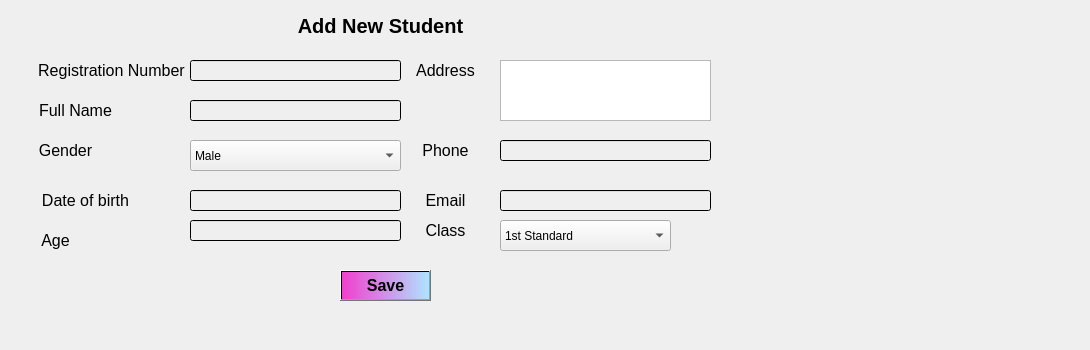
    <widget class="QWidget" name="tab_3">
     <attribute name="icon">
      <iconset>
       <normaloff>Pics/student.png</normaloff>Pics/student.png</iconset>
     </attribute>
     <attribute name="title">
      <string>Add Students</string>
     </attribute>
     <widget class="QLabel" name="label_13">
      <property name="geometry">
       <rect>
        <x>270</x>
        <y>0</y>
        <width>221</width>
        <height>51</height>
       </rect>
      </property>
      <property name="font">
       <font>
        <pointsize>15</pointsize>
        <weight>75</weight>
        <bold>true</bold>
       </font>
      </property>
      <property name="styleSheet">
       <string notr="true">background-color: qlineargradient(spread:reflect, x1:0, y1:0, x2:1, y2:0, stop:0 rgba(164, 182, 232, 0), stop:0.55 rgba(250, 104, 255, 0), stop:0.98 rgba(124, 205, 236, 0), stop:1 rgba(0, 0, 0, 0));</string>
      </property>
      <property name="text">
       <string>Add New Student</string>
      </property>
      <property name="alignment">
       <set>Qt::AlignCenter</set>
      </property>
     </widget>
     <widget class="QLabel" name="label_14">
      <property name="geometry">
       <rect>
        <x>-140</x>
        <y>0</y>
        <width>231</width>
        <height>51</height>
       </rect>
      </property>
      <property name="styleSheet">
       <string notr="true">background-color: qlineargradient(spread:reflect, x1:0, y1:0, x2:1, y2:0, stop:0 rgba(164, 182, 232, 0), stop:0.55 rgba(250, 104, 255, 0), stop:0.98 rgba(124, 205, 236, 0), stop:1 rgba(0, 0, 0, 0));</string>
      </property>
      <property name="text">
       <string/>
      </property>
      <property name="pixmap">
       <pixmap>Pics/liquid-gradient-shape-fluid-abstract-color-background-holographic-organic-3d-design-neon-futuristic-element-blend-bubble-png.png</pixmap>
      </property>
      <property name="scaledContents">
       <bool>true</bool>
      </property>
      <property name="alignment">
       <set>Qt::AlignLeading|Qt::AlignLeft|Qt::AlignVCenter</set>
      </property>
     </widget>
     <widget class="QLabel" name="label_15">
      <property name="geometry">
       <rect>
        <x>640</x>
        <y>290</y>
        <width>441</width>
        <height>51</height>
       </rect>
      </property>
      <property name="styleSheet">
       <string notr="true">background-color: qlineargradient(spread:reflect, x1:0, y1:0, x2:1, y2:0, stop:0 rgba(164, 182, 232, 0), stop:0.55 rgba(250, 104, 255, 0), stop:0.98 rgba(124, 205, 236, 0), stop:1 rgba(0, 0, 0, 0));</string>
      </property>
      <property name="text">
       <string/>
      </property>
      <property name="pixmap">
       <pixmap>Pics/liquid-gradient-shape-fluid-abstract-color-background-holographic-organic-3d-design-neon-futuristic-element-blend-bubble-png.png</pixmap>
      </property>
      <property name="scaledContents">
       <bool>true</bool>
      </property>
     </widget>
     <widget class="QLabel" name="label_29">
      <property name="geometry">
       <rect>
        <x>36</x>
        <y>60</y>
        <width>151</width>
        <height>20</height>
       </rect>
      </property>
      <property name="font">
       <font>
        <family>MS Shell Dlg 2</family>
        <pointsize>12</pointsize>
        <weight>9</weight>
        <italic>false</italic>
        <bold>false</bold>
       </font>
      </property>
      <property name="styleSheet">
       <string notr="true">font: 75 12pt &quot;MS Shell Dlg 2&quot;;</string>
      </property>
      <property name="text">
       <string>Registration Number</string>
      </property>
      <property name="alignment">
       <set>Qt::AlignCenter</set>
      </property>
     </widget>
     <widget class="QLineEdit" name="reglineEdit_1">
      <property name="geometry">
       <rect>
        <x>190</x>
        <y>60</y>
        <width>211</width>
        <height>21</height>
       </rect>
      </property>
      <property name="styleSheet">
       <string notr="true">background-color: qlineargradient(spread:reflect, x1:0, y1:0, x2:1, y2:0, stop:0 rgba(208, 177, 232, 0), stop:0.55 rgba(250, 104, 255, 0), stop:0.98 rgba(124, 205, 236, 0), stop:1 rgba(0, 0, 0, 0));
font: 12pt &quot;MS Shell Dlg 2&quot;;</string>
      </property>
     </widget>
     <widget class="QLabel" name="label_30">
      <property name="geometry">
       <rect>
        <x>0</x>
        <y>100</y>
        <width>151</width>
        <height>20</height>
       </rect>
      </property>
      <property name="font">
       <font>
        <family>MS Shell Dlg 2</family>
        <pointsize>12</pointsize>
        <weight>9</weight>
        <italic>false</italic>
        <bold>false</bold>
       </font>
      </property>
      <property name="styleSheet">
       <string notr="true">font: 75 12pt &quot;MS Shell Dlg 2&quot;;</string>
      </property>
      <property name="text">
       <string>Full Name</string>
      </property>
      <property name="alignment">
       <set>Qt::AlignCenter</set>
      </property>
     </widget>
     <widget class="QLineEdit" name="fullnamelineEdit_1">
      <property name="geometry">
       <rect>
        <x>190</x>
        <y>100</y>
        <width>211</width>
        <height>21</height>
       </rect>
      </property>
      <property name="styleSheet">
       <string notr="true">background-color: qlineargradient(spread:reflect, x1:0, y1:0, x2:1, y2:0, stop:0 rgba(208, 177, 232, 0), stop:0.55 rgba(250, 104, 255, 0), stop:0.98 rgba(124, 205, 236, 0), stop:1 rgba(0, 0, 0, 0));
font: 12pt &quot;MS Shell Dlg 2&quot;;</string>
      </property>
     </widget>
     <widget class="QLabel" name="label_31">
      <property name="geometry">
       <rect>
        <x>-10</x>
        <y>140</y>
        <width>151</width>
        <height>20</height>
       </rect>
      </property>
      <property name="font">
       <font>
        <family>MS Shell Dlg 2</family>
        <pointsize>12</pointsize>
        <weight>9</weight>
        <italic>false</italic>
        <bold>false</bold>
       </font>
      </property>
      <property name="styleSheet">
       <string notr="true">font: 75 12pt &quot;MS Shell Dlg 2&quot;;</string>
      </property>
      <property name="text">
       <string>Gender</string>
      </property>
      <property name="alignment">
       <set>Qt::AlignCenter</set>
      </property>
     </widget>
     <widget class="QComboBox" name="gendercomboBox_1">
      <property name="geometry">
       <rect>
        <x>190</x>
        <y>140</y>
        <width>211</width>
        <height>31</height>
       </rect>
      </property>
      <property name="styleSheet">
       <string notr="true">font: 75 12pt &quot;MS Shell Dlg 2&quot;;</string>
      </property>
      <item>
       <property name="text">
        <string>Male</string>
       </property>
      </item>
      <item>
       <property name="text">
        <string>Female</string>
       </property>
      </item>
     </widget>
     <widget class="QLabel" name="label_32">
      <property name="geometry">
       <rect>
        <x>10</x>
        <y>190</y>
        <width>151</width>
        <height>20</height>
       </rect>
      </property>
      <property name="font">
       <font>
        <family>MS Shell Dlg 2</family>
        <pointsize>12</pointsize>
        <weight>9</weight>
        <italic>false</italic>
        <bold>false</bold>
       </font>
      </property>
      <property name="styleSheet">
       <string notr="true">font: 75 12pt &quot;MS Shell Dlg 2&quot;;</string>
      </property>
      <property name="text">
       <string>Date of birth</string>
      </property>
      <property name="alignment">
       <set>Qt::AlignCenter</set>
      </property>
     </widget>
     <widget class="QLineEdit" name="doblineEdit_1">
      <property name="geometry">
       <rect>
        <x>190</x>
        <y>190</y>
        <width>211</width>
        <height>21</height>
       </rect>
      </property>
      <property name="styleSheet">
       <string notr="true">background-color: qlineargradient(spread:reflect, x1:0, y1:0, x2:1, y2:0, stop:0 rgba(208, 177, 232, 0), stop:0.55 rgba(250, 104, 255, 0), stop:0.98 rgba(124, 205, 236, 0), stop:1 rgba(0, 0, 0, 0));
font: 12pt &quot;MS Shell Dlg 2&quot;;</string>
      </property>
     </widget>
     <widget class="QLabel" name="label_33">
      <property name="geometry">
       <rect>
        <x>-20</x>
        <y>230</y>
        <width>151</width>
        <height>21</height>
       </rect>
      </property>
      <property name="font">
       <font>
        <family>MS Shell Dlg 2</family>
        <pointsize>12</pointsize>
        <weight>9</weight>
        <italic>false</italic>
        <bold>false</bold>
       </font>
      </property>
      <property name="styleSheet">
       <string notr="true">font: 75 12pt &quot;MS Shell Dlg 2&quot;;</string>
      </property>
      <property name="text">
       <string>Age</string>
      </property>
      <property name="alignment">
       <set>Qt::AlignCenter</set>
      </property>
     </widget>
     <widget class="QLineEdit" name="agelineEdit_1">
      <property name="geometry">
       <rect>
        <x>190</x>
        <y>220</y>
        <width>211</width>
        <height>21</height>
       </rect>
      </property>
      <property name="styleSheet">
       <string notr="true">background-color: qlineargradient(spread:reflect, x1:0, y1:0, x2:1, y2:0, stop:0 rgba(208, 177, 232, 0), stop:0.55 rgba(250, 104, 255, 0), stop:0.98 rgba(124, 205, 236, 0), stop:1 rgba(0, 0, 0, 0));
font: 12pt &quot;MS Shell Dlg 2&quot;;</string>
      </property>
     </widget>
     <widget class="QLabel" name="label_34">
      <property name="geometry">
       <rect>
        <x>410</x>
        <y>60</y>
        <width>71</width>
        <height>20</height>
       </rect>
      </property>
      <property name="font">
       <font>
        <family>MS Shell Dlg 2</family>
        <pointsize>12</pointsize>
        <weight>9</weight>
        <italic>false</italic>
        <bold>false</bold>
       </font>
      </property>
      <property name="styleSheet">
       <string notr="true">font: 75 12pt &quot;MS Shell Dlg 2&quot;;</string>
      </property>
      <property name="text">
       <string>Address</string>
      </property>
      <property name="alignment">
       <set>Qt::AlignCenter</set>
      </property>
     </widget>
     <widget class="QTextEdit" name="addresstextEdit_1">
      <property name="geometry">
       <rect>
        <x>500</x>
        <y>60</y>
        <width>211</width>
        <height>61</height>
       </rect>
      </property>
     </widget>
     <widget class="QLabel" name="label_35">
      <property name="geometry">
       <rect>
        <x>410</x>
        <y>140</y>
        <width>71</width>
        <height>20</height>
       </rect>
      </property>
      <property name="font">
       <font>
        <family>MS Shell Dlg 2</family>
        <pointsize>12</pointsize>
        <weight>9</weight>
        <italic>false</italic>
        <bold>false</bold>
       </font>
      </property>
      <property name="styleSheet">
       <string notr="true">font: 75 12pt &quot;MS Shell Dlg 2&quot;;</string>
      </property>
      <property name="text">
       <string>Phone</string>
      </property>
      <property name="alignment">
       <set>Qt::AlignCenter</set>
      </property>
     </widget>
     <widget class="QLabel" name="label_36">
      <property name="geometry">
       <rect>
        <x>410</x>
        <y>190</y>
        <width>71</width>
        <height>20</height>
       </rect>
      </property>
      <property name="font">
       <font>
        <family>MS Shell Dlg 2</family>
        <pointsize>12</pointsize>
        <weight>9</weight>
        <italic>false</italic>
        <bold>false</bold>
       </font>
      </property>
      <property name="styleSheet">
       <string notr="true">font: 75 12pt &quot;MS Shell Dlg 2&quot;;</string>
      </property>
      <property name="text">
       <string>Email</string>
      </property>
      <property name="alignment">
       <set>Qt::AlignCenter</set>
      </property>
     </widget>
     <widget class="QLabel" name="label_37">
      <property name="geometry">
       <rect>
        <x>410</x>
        <y>220</y>
        <width>71</width>
        <height>20</height>
       </rect>
      </property>
      <property name="font">
       <font>
        <family>MS Shell Dlg 2</family>
        <pointsize>12</pointsize>
        <weight>9</weight>
        <italic>false</italic>
        <bold>false</bold>
       </font>
      </property>
      <property name="styleSheet">
       <string notr="true">font: 75 12pt &quot;MS Shell Dlg 2&quot;;</string>
      </property>
      <property name="text">
       <string>Class</string>
      </property>
      <property name="alignment">
       <set>Qt::AlignCenter</set>
      </property>
     </widget>
     <widget class="QLineEdit" name="phonelineEdit_1">
      <property name="geometry">
       <rect>
        <x>500</x>
        <y>140</y>
        <width>211</width>
        <height>21</height>
       </rect>
      </property>
      <property name="styleSheet">
       <string notr="true">background-color: qlineargradient(spread:reflect, x1:0, y1:0, x2:1, y2:0, stop:0 rgba(208, 177, 232, 0), stop:0.55 rgba(250, 104, 255, 0), stop:0.98 rgba(124, 205, 236, 0), stop:1 rgba(0, 0, 0, 0));
font: 12pt &quot;MS Shell Dlg 2&quot;;</string>
      </property>
     </widget>
     <widget class="QLineEdit" name="emaillineEdit_1">
      <property name="geometry">
       <rect>
        <x>500</x>
        <y>190</y>
        <width>211</width>
        <height>21</height>
       </rect>
      </property>
      <property name="styleSheet">
       <string notr="true">background-color: qlineargradient(spread:reflect, x1:0, y1:0, x2:1, y2:0, stop:0 rgba(208, 177, 232, 0), stop:0.55 rgba(250, 104, 255, 0), stop:0.98 rgba(124, 205, 236, 0), stop:1 rgba(0, 0, 0, 0));
font: 12pt &quot;MS Shell Dlg 2&quot;;</string>
      </property>
     </widget>
     <widget class="QComboBox" name="classcomboBox_1">
      <property name="geometry">
       <rect>
        <x>500</x>
        <y>220</y>
        <width>171</width>
        <height>31</height>
       </rect>
      </property>
      <property name="styleSheet">
       <string notr="true">font: 75 12pt &quot;MS Shell Dlg 2&quot;;</string>
      </property>
      <item>
       <property name="text">
        <string>1st Standard</string>
       </property>
      </item>
      <item>
       <property name="text">
        <string>2nd Standard</string>
       </property>
      </item>
      <item>
       <property name="text">
        <string>3rd Standard</string>
       </property>
      </item>
      <item>
       <property name="text">
        <string>4th Standard</string>
       </property>
      </item>
      <item>
       <property name="text">
        <string>5th Standard</string>
       </property>
      </item>
      <item>
       <property name="text">
        <string>6th Standard</string>
       </property>
      </item>
      <item>
       <property name="text">
        <string>7th Standard</string>
       </property>
      </item>
      <item>
       <property name="text">
        <string>8th Standard</string>
       </property>
      </item>
      <item>
       <property name="text">
        <string>9th Standard</string>
       </property>
      </item>
      <item>
       <property name="text">
        <string>10th Standard</string>
       </property>
      </item>
      <item>
       <property name="text">
        <string>11th Standard</string>
       </property>
      </item>
      <item>
       <property name="text">
        <string>12th Standard</string>
       </property>
      </item>
     </widget>
     <widget class="QPushButton" name="StudentSaveButton">
      <property name="geometry">
       <rect>
        <x>340</x>
        <y>270</y>
        <width>91</width>
        <height>31</height>
       </rect>
      </property>
      <property name="font">
       <font>
        <pointsize>12</pointsize>
        <weight>75</weight>
        <bold>true</bold>
       </font>
      </property>
      <property name="styleSheet">
       <string notr="true">background-color: qlineargradient(spread:pad, x1:0, y1:0, x2:1, y2:0, stop:0 rgba(241, 0, 194, 187), stop:1 rgba(174, 228, 255, 255));</string>
      </property>
      <property name="text">
       <string>Save</string>
      </property>
     </widget>
    </widget>
